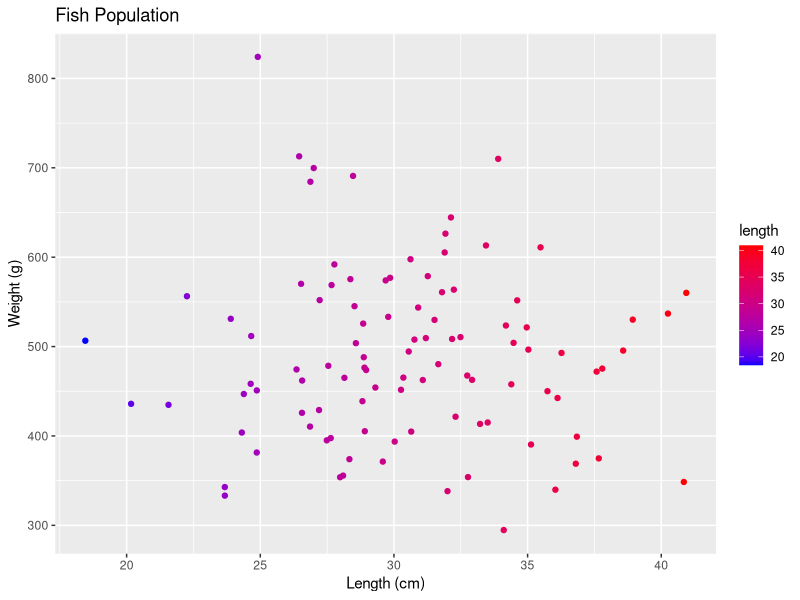
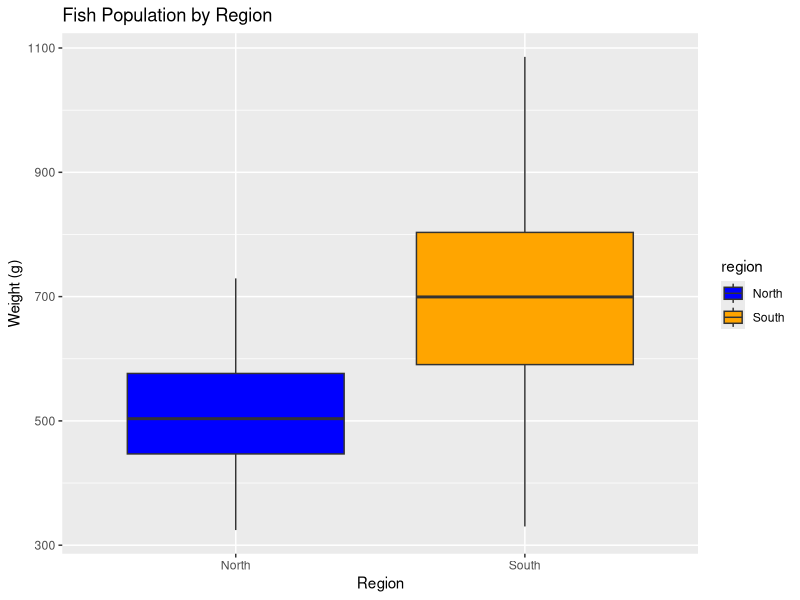
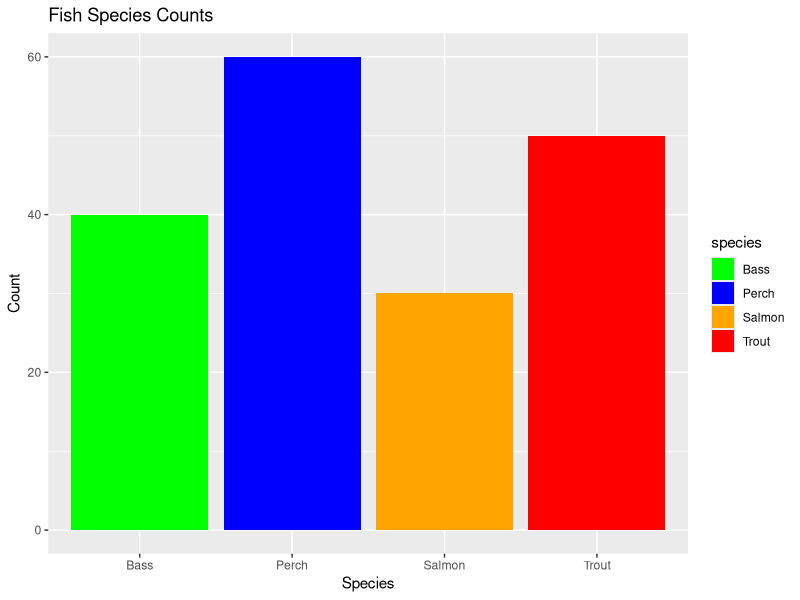
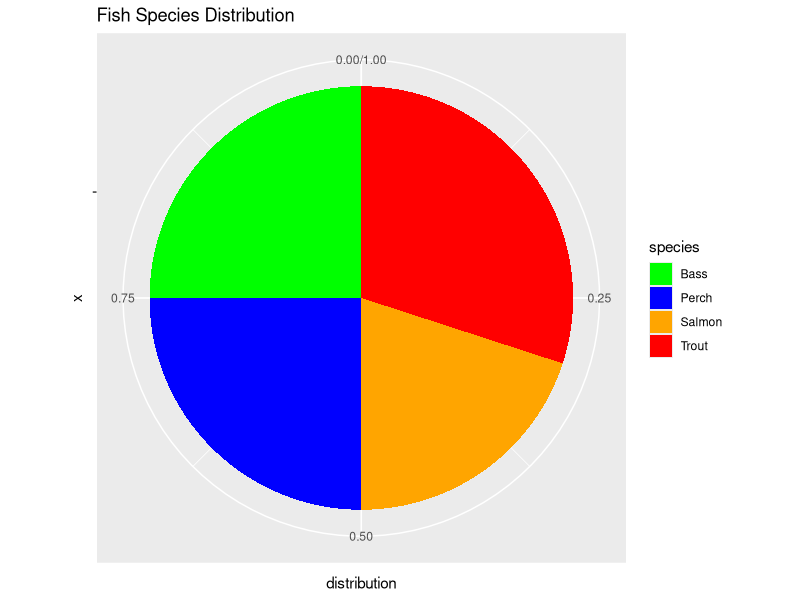

Reproduce these figures in R, in order.
# R
# Data Manipulation - Data frame
# Load required libraries
library(dplyr)

# Create sample fish population data
fish_data <- data.frame(
  species = c("Trout", "Salmon", "Perch", "Bass"),
  population = c(1000, 2000, 1500, 3000)
)

# Add a new column for average weight
fish_data <- mutate(fish_data, avg_weight = 
                                          ifelse(species == "Trout", 1.2,
                                          ifelse(species == "Salmon", 1.5,
                                          ifelse(species == "Perch", 0.8,
                                          ifelse(species == "Bass", 2, NA
)))))

# Print the modified data
print(fish_data)

# R
# Data wrangling
# Load required libraries
library(dplyr)

# Assuming we have additional data for fish length
fish_length <- data.frame(
  species = c("Trout", "Salmon", "Perch", "Bass"),
  avg_length = c(30, 35, 25, 40)
)

# Merge fish_data with fish_length
merged_data <- inner_join(fish_data, fish_length, by = "species")

# Print the merged data
print(merged_data)




# Data cleaning
# Check for missing values in fish_data
missing_values <- sum(is.na(fish_data))

# Print the number of missing values
print(paste("Number of missing values:", missing_values))


# Replace missing values with median
fish_data$population[is.na(fish_data$population)] <- median(fish_data$population, na.rm = TRUE)

# Print the cleaned data
print(fish_data)



# Duplicated data
# Check for duplicated rows in fish_data
duplicated_rows <- sum(duplicated(fish_data))

# Print the number of duplicated rows
print(paste("Number of duplicated rows:", duplicated_rows))


# Data visualization: scatter plot
# Load required libraries
library(ggplot2)

# Create sample data for fish population
set.seed(123)
fish_data <- data.frame(
  length = rnorm(100, mean = 30, sd = 5),
  weight = rnorm(100, mean = 500, sd = 100)
)

# Create scatter plot with color enhancements
ggplot(fish_data, aes(x = length, y = weight, color = length)) +
  geom_point() +
  scale_color_gradient(low = "blue", high = "red") +
  labs(title = "Fish Population", x = "Length (cm)", y = "Weight (g)")

# Data visualization: Box plot
# Load required libraries
library(ggplot2)

# Create sample data for fish population in different regions
fish_data <- data.frame(
  region = rep(c("North", "South"), each = 100),
  weight = c(rnorm(100, mean = 500, sd = 100), rnorm(100, mean = 700, sd = 150))
)

# Create box plot with color enhancements
ggplot(fish_data, aes(x = region, y = weight, fill = region)) +
  geom_boxplot() +
  scale_fill_manual(values = c("blue", "orange")) +
  labs(title = "Fish Population by Region", x = "Region", y = "Weight (g)")




# Data visualization: Bar chart
# Load required libraries
library(ggplot2)

# Create sample data for fish species counts
fish_species <- c("Trout", "Salmon", "Bass", "Perch")
fish_counts <- c(50, 30, 40, 60)
fish_data <- data.frame(species = fish_species, count = fish_counts)

# Create bar chart with color enhancements
ggplot(fish_data, aes(x = species, y = count, fill = species)) +
  geom_bar(stat = "identity") +
  scale_fill_manual(values = c("green", "blue", "orange", "red")) +
  labs(title = "Fish Species Counts", x = "Species", y = "Count")



# Data visualization: Pie chart
# Create sample data for fish species distribution
fish_species <- c("Trout", "Salmon", "Bass", "Perch")
fish_distribution <- c(0.3, 0.2, 0.25, 0.25)
fish_data <- data.frame(species = fish_species, distribution = fish_distribution)

# Create pie chart with color enhancements
ggplot(fish_data, aes(x = "", y = distribution, fill = species)) +
  geom_bar(stat = "identity", width = 1) +
  coord_polar("y", start = 0) +
  scale_fill_manual(values = c("green", "blue", "orange", "red")) +
  labs(title = "Fish Species Distribution")


# ================== Anova
# Load necessary libraries
library(tidyr)
library(dplyr)
library(stats)

# Dummy data for fish weight after different treatments of artificial diets
fish_data <- data.frame(
  Treatment = factor(rep(c("Control", "Diet1", "Diet2", "Diet3"), each = 20)),
  Weight = c(100, 98, 105, 103, 101, 97, 102, 99, 96, 104,
             110, 112, 108, 115, 113, 111, 114, 109, 107, 106,
             120, 122, 118, 121, 119, 117, 123, 125, 124, 126,
             130, 132, 128, 129, 131, 135, 127, 134, 133, 136)
)

# Perform ANOVA
anova_result <- aov(Weight ~ Treatment, data = fish_data)

# Perform Tukey's test for multiple comparisons
tukey_result <- TukeyHSD(anova_result)

# Summary of ANOVA
summary(anova_result)

# Summary of Tukey's test
summary(tukey_result)

# Corrected summary of Tukey's test
print(tukey_result)

# R experiment
# Generate simulated data in R
set.seed(123)  # for reproducibility

# Create a data frame with treatment groups and corresponding weights
fish_data <- data.frame(
  Treatment = factor(rep(c("Control", "Diet1", "Diet2", "Diet3"), each = 20)),
  Weight = c(rnorm(20, mean = 100, sd = 10),
             rnorm(20, mean = 110, sd = 10),
             rnorm(20, mean = 120, sd = 10),
             rnorm(20, mean = 125, sd = 10))
)

# Perform ANOVA
anova_result <- aov(Weight ~ Treatment, data = fish_data)

# Print ANOVA summary
summary(anova_result)


